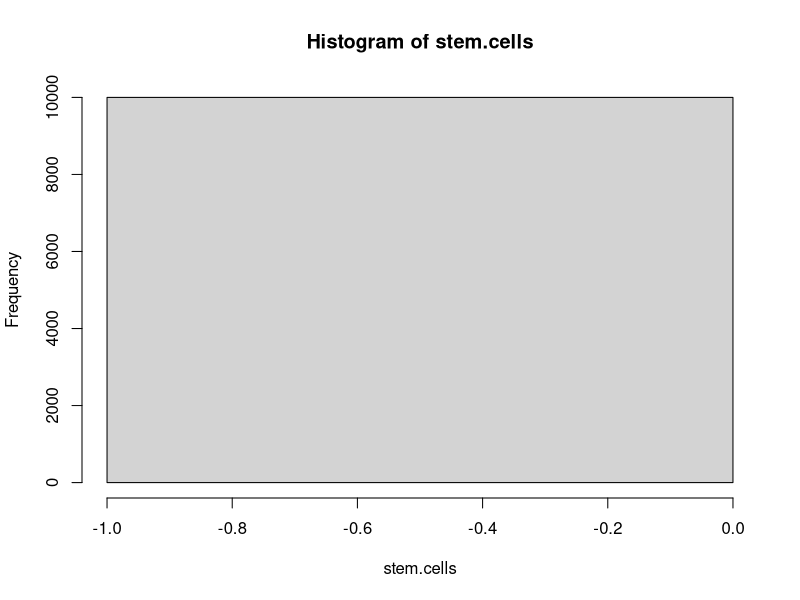

Reproduce this figure in R.
#R Program to Monte Carlo stem cell proliferation model
stem.cells <- c(0)
n.trials <- 10000
n.gens <- 7
p.div <- 0.6
for (i.trial in 1:n.trials) {   # Loop over Monte Carlo Trials  
  n.stem.curr <- 1
  n.stem.next <- 0
  for (i.gen in 1:n.gens) {     # Loop over generations
    ## Add 5 lines here
    ## Looping over stem cells in current gen
    ## and randomly choosing which divide
    n.stem.curr <- n.stem.next
    n.stem.next <- 0
    if (n.stem.curr==0) {
      break
    }
  }
  stem.cells[i.trial] <- n.stem.curr
}
hist(stem.cells, breaks=50)
output<-sprintf("Mean # cells at %3d gens=%7.2f\n",n.gens, mean(stem.cells))
cat(output)
